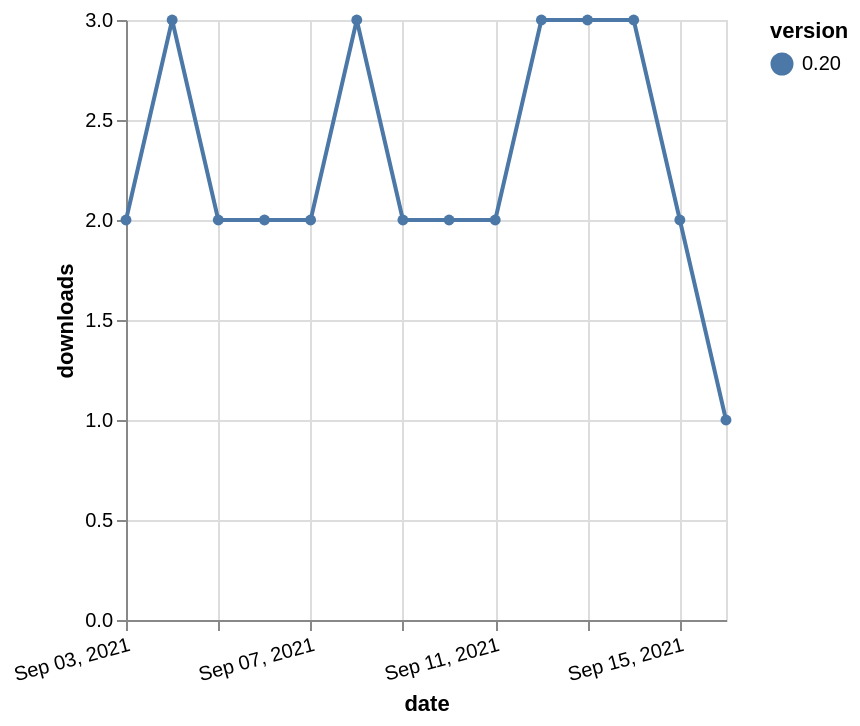

Source (Vega-Lite JSON):
### Vega-Lite specification from a JSON file in a GitHub repository (floating-point values rounded to 4 significant figures)
{"$schema": "https://vega.github.io/schema/vega-lite/v5.json", "description": "A simple bar chart with embedded data.", "data": {"values": [{"date": "2021-09-03", "total": 3233, "delta": 2, "version": "0.20"}, {"date": "2021-09-04", "total": 3236, "delta": 3, "version": "0.20"}, {"date": "2021-09-05", "total": 3238, "delta": 2, "version": "0.20"}, {"date": "2021-09-06", "total": 3240, "delta": 2, "version": "0.20"}, {"date": "2021-09-07", "total": 3242, "delta": 2, "version": "0.20"}, {"date": "2021-09-08", "total": 3245, "delta": 3, "version": "0.20"}, {"date": "2021-09-09", "total": 3247, "delta": 2, "version": "0.20"}, {"date": "2021-09-10", "total": 3249, "delta": 2, "version": "0.20"}, {"date": "2021-09-11", "total": 3251, "delta": 2, "version": "0.20"}, {"date": "2021-09-12", "total": 3254, "delta": 3, "version": "0.20"}, {"date": "2021-09-13", "total": 3257, "delta": 3, "version": "0.20"}, {"date": "2021-09-14", "total": 3260, "delta": 3, "version": "0.20"}, {"date": "2021-09-15", "total": 3262, "delta": 2, "version": "0.20"}, {"date": "2021-09-16", "total": 3263, "delta": 1, "version": "0.20"}]}, "width": "container", "mark": {"type": "line", "point": {"filled": true}}, "encoding": {"x": {"field": "date", "type": "temporal", "timeUnit": "yearmonthdate", "title": "date", "axis": {"labelAngle": -15}}, "y": {"field": "delta", "type": "quantitative", "title": "downloads"}, "color": {"field": "version", "type": "nominal"}, "tooltip": {"field": "delta"}}}
